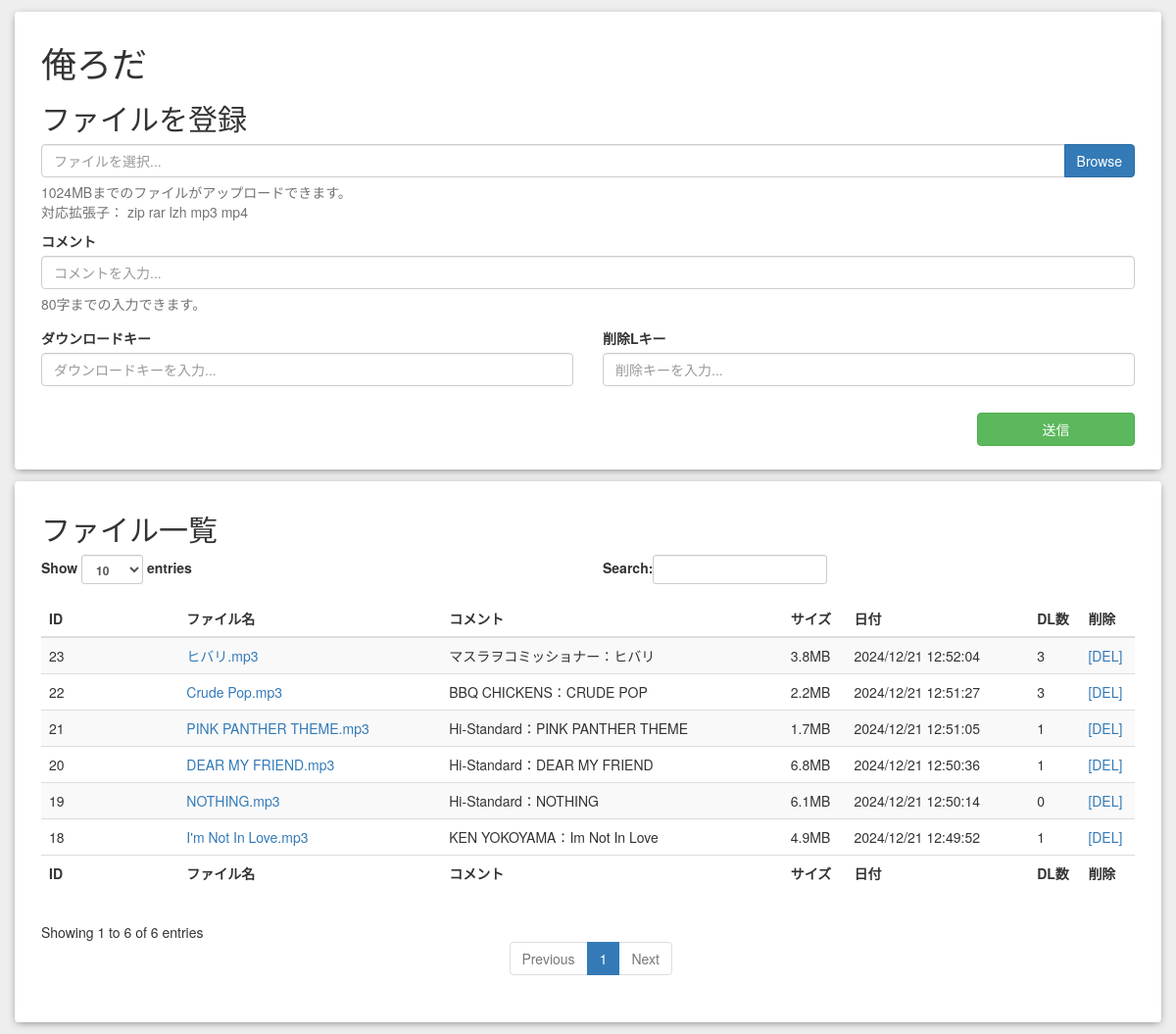
Before: / with the older database file.
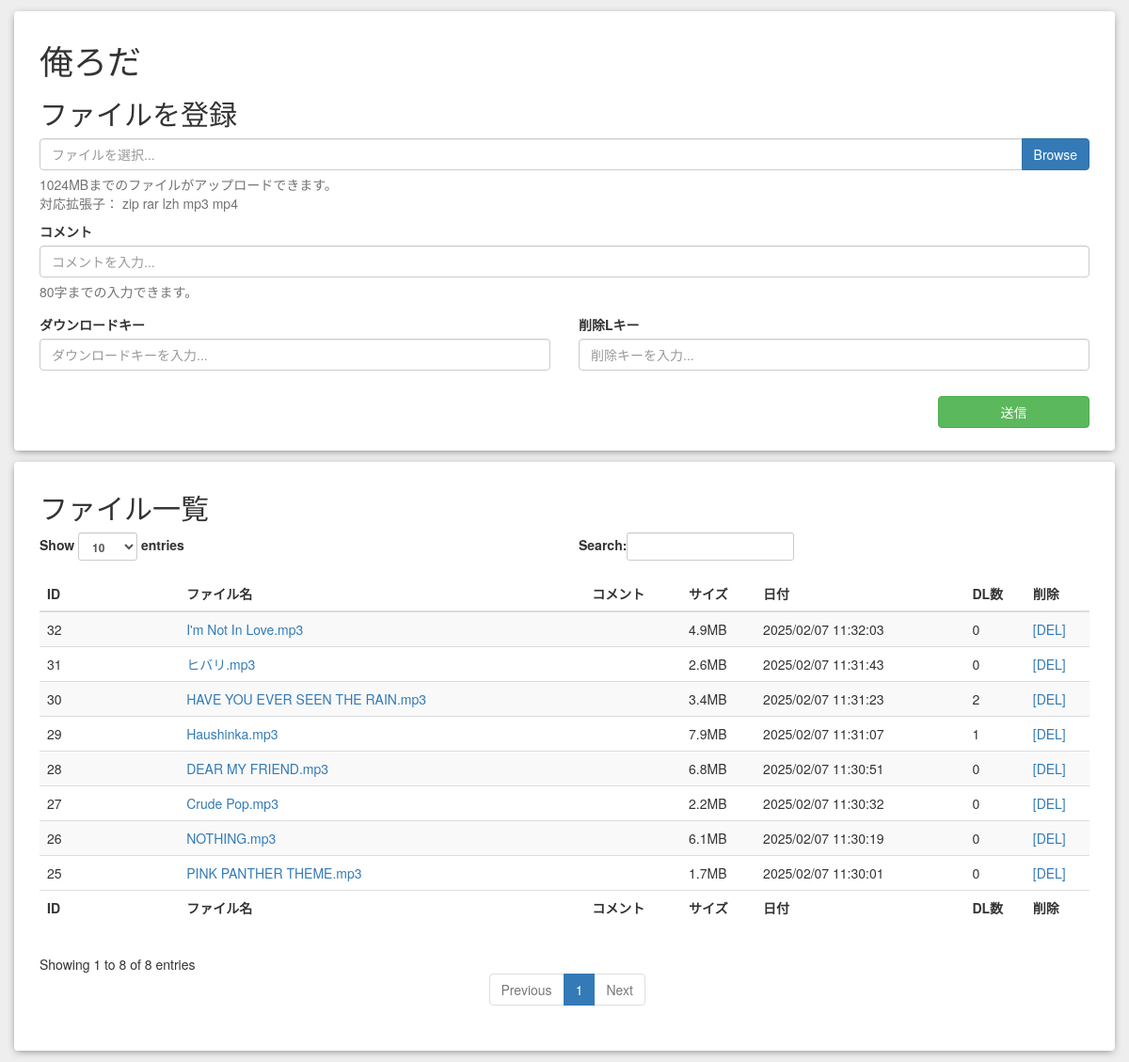
After: the same page with the newer database file.
### tables this page shows
CREATE TABLE uploaded(
  id INTEGER PRIMARY KEY AUTOINCREMENT,
  origin_file_name text,
  comment text,
  size INTEGER,
  count INTEGER,
  input_date INTEGER,
  dl_key text,
  del_key text
  );

### app/models/index.php (called while the page is built, shortened)
<?php
class index {
  function index() {
    try{
      $db = new PDO('sqlite:'.$db_directory.'/uploader.db');
    }catch (Exception $e){
      $error = '500 - データベースの接続に失敗しました。';
      include('./app/views/header.php');
      include('./app/views/error.php');
      include('./app/views/footer.php');
      exit;
    }
    $db->setAttribute(PDO::ATTR_DEFAULT_FETCH_MODE, PDO::FETCH_ASSOC);
    $stmt = $db->prepare("SELECT * FROM uploaded");
    $stmt->execute();
    $r = $stmt->fetchAll();
    return array('data' => $r);
  }
}

### app/views/index.php (the view, shortened to what this page needs)
<div class="container">
  <div class="row bg-white radius box-shadow">
    <div class="col-sm-12">
      <p class="h1">俺ろだ</p>
      <p class="h2">ファイルを登録</p>
      <form id="upload">
        <div class="input-group">
          <input type="text" id="fileInput" class="form-control" name="file" placeholder="ファイルを選択...">
          <span class="input-group-btn"><button type="button" class="btn btn-primary" onclick="$('input[id=defile]').click();">Browse</button></span>
        </div>
        <p class="help-block"><?php echo $max_file_size; ?>MBまでのファイルがアップロードできます。<br>対応拡張子： <?php
          foreach($extension as $s){
            echo $s.' ';
          }
         ?></p>
        <div class="form-group">
          <label for="commentInput">コメント</label>
          <input type="text" class="form-control" id="commentInput" name="comment" placeholder="コメントを入力...">
          <p class="help-block"><?php echo $max_comment; ?>字までの入力できます。</p>
        </div>
        <div class="row">
          <div class="col-sm-6">
            <div class="form-group">
              <label for="dlkeyInput">ダウンロードキー</label>
              <input type="text" class="form-control" id="dleyInput" name="dlkey" placeholder="ダウンロードキーを入力...">
            </div>
          </div>
          <div class="col-sm-6">
            <div class="form-group">
              <label for="delkeyInput">削除Lキー</label>
              <input type="text" class="form-control" id="deleyInput" name="delkey" placeholder="削除キーを入力...">
            </div>
          </div>
        </div>
        <div class="row">
          <div class="col-sm-offset-10 col-sm-2">
            <button type="button" class="btn btn-success btn-block" onclick="file_upload()">送信</button>
          </div>
        </div>
      </form>
    </div>
  </div>
  <div class="row bg-white radius box-shadow">
    <div class="col-sm-12">
      <p class="h2">ファイル一覧</p>
      <table id="fileList" class="table table-striped" cellspacing="0" width="100%">
        <thead>
          <tr>
            <th>ID</th>
            <th>ファイル名</th>
            <th>コメント</th>
            <th>サイズ</th>
            <th>日付</th>
            <th>DL数</th>
            <th>削除</th>
          </tr>
        </thead>
        <tbody>
        <?php
          foreach($data as $s){
            echo '<tr>';
            echo '<td>'.$s['id'].'</td>';
            echo '<td><a href="javascript:void(0);" onclick="dl_button('.$s['id'].');">'.$s['origin_file_name'].'</a></td>';
            echo '<td>'.$s['comment'].'</td>';
            echo '<td>'.round($s['size'] / (1024*1024), 1 ).'MB</td>';
            echo '<td>'.date("Y/m/d H:i:s", $s['input_date']).'</td>';
            echo '<td>'.$s['count'].'</td>';
            echo '<td><a href="javascript:void(0);" onclick="del_button('.$s['id'].');">[DEL]</a></td>';
            echo '</tr>';
          }
        ?>
        </tbody>
        <tfoot>
          <tr>
            <th>ID</th>
            <th>ファイル名</th>
            <th>コメント</th>
            <th>サイズ</th>
            <th>日付</th>
            <th>DL数</th>
            <th>削除</th>
          </tr>
        </tfoot>
      </table>
    </div>
  </div>
</div>

### app/views/header.php (shortened to what this page needs)
<!DOCTYPE html>
<html lang="ja">
  <head>
    <link rel="stylesheet" href="https://maxcdn.bootstrapcdn.com/bootstrap/3.3.7/css/bootstrap.min.css">
    <link rel="stylesheet" href="https://cdn.datatables.net/1.10.15/css/dataTables.bootstrap.min.css">
    <link rel="stylesheet" href="./asset/css/common.css">
  </head>
  <body class="bg-fade">

### index.php (shortened to what this page needs)
<?php
  if($_GET['page'] !== null){
    $call = $_GET['page'];
  }else{
    $call = 'index';
  }
  if (file_exists('./app/models/'.$call.'.php')) {
    $class = new $call();
  }
  include('./app/views/header.php');
  if (file_exists('./app/views/'.$call.'.php')) {
    include('./app/views/'.$call.'.php');
  } else {
    $error = '404 - ページが見つかりません。';
    include('./app/views/error.php');
  }
  include('./app/views/footer.php');

### app/views/footer.php (shortened to what this page needs)
  </body>
</html>

### asset/css/common.css (style rules this page uses)
.bg-fade { background-color: #EEE; }
.bg-white { background-color: #FFF; }
.radius { padding: 12px; border-radius: 4px; -moz-border-radius: 4px; -webkit-border-radius: 4px; -ms-border-radius: 4px; }
.box-shadow { box-shadow:0px 2px 8px -2px #777; -moz-box-shadow:0px 2px 8px -2px #777; -webkit-box-shadow:0px 2px 8px -2px #777; -ms-box-shadow:0px 2px 8px -2px #777; }
.container { padding-top: 12px; }
.row { margin-bottom: 12px; }

Changed rows visible on the page:
removed uploaded: id "18", origin_file_name "I'm Not In Love.mp3", comment "KEN YOKOYAMA：Im Not In Love", $s['size']/(1024*1024) "4.9", input_date "2024/12/21 12:49:52", count "1"
removed uploaded: id "19", origin_file_name "NOTHING.mp3", comment "Hi-Standard：NOTHING", $s['size']/(1024*1024) "6.1", input_date "2024/12/21 12:50:14", count "0"
removed uploaded: id "20", origin_file_name "DEAR MY FRIEND.mp3", comment "Hi-Standard：DEAR MY FRIEND", $s['size']/(1024*1024) "6.8", input_date "2024/12/21 12:50:36", count "1"
removed uploaded: id "21", origin_file_name "PINK PANTHER THEME.mp3", comment "Hi-Standard：PINK PANTHER THEME", $s['size']/(1024*1024) "1.7", input_date "2024/12/21 12:51:05", count "1"
removed uploaded: id "22", origin_file_name "Crude Pop.mp3", comment "BBQ CHICKENS：CRUDE POP", $s['size']/(1024*1024) "2.2", input_date "2024/12/21 12:51:27", count "3"
removed uploaded: id "23", origin_file_name "ヒバリ.mp3", comment "マスラヲコミッショナー：ヒバリ", $s['size']/(1024*1024) "3.8", input_date "2024/12/21 12:52:04", count "3"
added uploaded: id "25", origin_file_name "PINK PANTHER THEME.mp3", $s['size']/(1024*1024) "1.7", input_date "2025/02/07 11:30:01", count "0"
added uploaded: id "26", origin_file_name "NOTHING.mp3", $s['size']/(1024*1024) "6.1", input_date "2025/02/07 11:30:19", count "0"
added uploaded: id "27", origin_file_name "Crude Pop.mp3", $s['size']/(1024*1024) "2.2", input_date "2025/02/07 11:30:32", count "0"
added uploaded: id "28", origin_file_name "DEAR MY FRIEND.mp3", $s['size']/(1024*1024) "6.8", input_date "2025/02/07 11:30:51", count "0"
added uploaded: id "29", origin_file_name "Haushinka.mp3", $s['size']/(1024*1024) "7.9", input_date "2025/02/07 11:31:07", count "1"
added uploaded: id "30", origin_file_name "HAVE YOU EVER SEEN THE RAIN.mp3", $s['size']/(1024*1024) "3.4", input_date "2025/02/07 11:31:23", count "2"
added uploaded: id "31", origin_file_name "ヒバリ.mp3", $s['size']/(1024*1024) "2.6", input_date "2025/02/07 11:31:43", count "0"
added uploaded: id "32", origin_file_name "I'm Not In Love.mp3", $s['size']/(1024*1024) "4.9", input_date "2025/02/07 11:32:03", count "0"
Other visible differences:
text written by a page script: "Show entries Search: Showing 1 to 6 of 6 entries Previous 1 Next" → "Show entries Search: Showing 1 to 8 of 8 entries Previous 1 Next"
